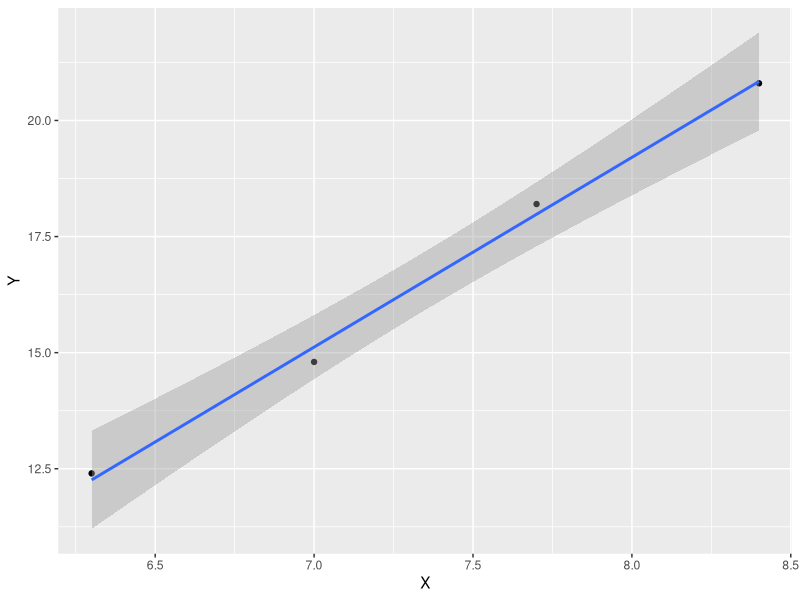

Write the R code that produced this figure.
## ---- chunk 1
library(ggplot2)
library(psych)
library(dplyr)
library(knitr)
library(tidyr)
## ---- chunk 2
regdata <- matrix(c( 6.3, 12.4 ,  7, 14.8 ,  7.7, 18.2 ,  8.4, 20.8 ),ncol=2,byrow=TRUE)
colnames(regdata) <- c("X","Y")
regdf = as.data.frame(regdata)
## ---- chunk 3
regr = lm(regdf$Y ~ regdf$X)
summary(regr)
## ---- chunk 4
ggplot(regdf, aes(x = X, y = Y)) +
geom_point() +
geom_smooth(method='lm', formula= y ~ x )
## ---- chunk 5
inter = summary(regr)$coefficients[1,1]
slope = summary(regr)$coefficients[2,1]
## ---- chunk 6

x = 2.3

y = 4.1

81 * x + 40*y  - 21* x^2  - 23*y^2 + 28 *y*x 

